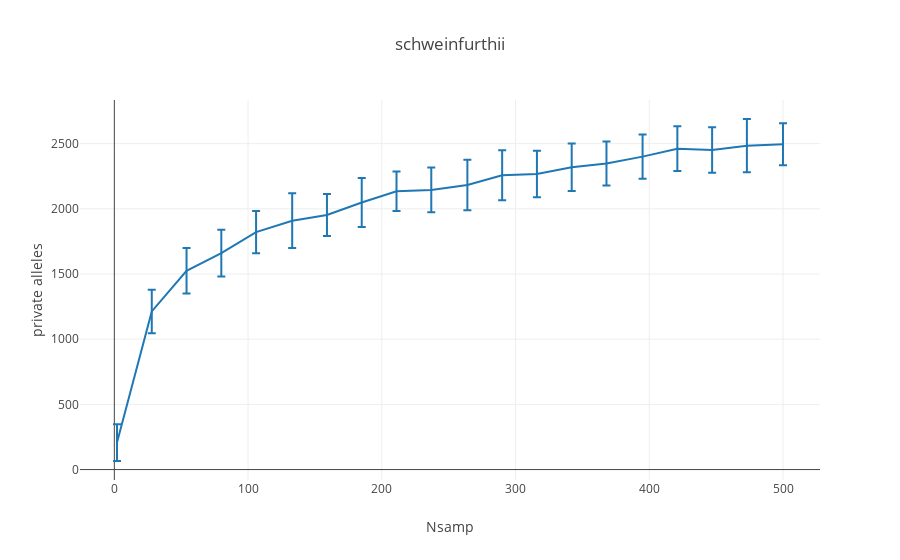

Source (notebook cell):
### Markdown cell above
The number of private alleles sampled is plotted against sample size.

### Code cell
stats_dict= {
    z: {
        'mean': np.mean(g),
        'std': np.std(g)
    } for z,g in Nstudy_dict.items()
}
samp_order= sorted(Nstudy_dict.keys())

fig= [go.Scatter(
    x= samp_order,
    y= [stats_dict[x]['mean'] for x in samp_order],
    error_y= dict(
        array= [stats_dict[x]['std'] for x in samp_order],
        type= 'data',
        #symmetric= True,
        visible=True
    )
)]

layout= go.Layout(
    title= pop_select,
    xaxis= dict(
        title= 'Nsamp'
    ),
    yaxis= dict(
        title= 'private alleles'
    )
)

Figure= go.Figure(data=fig, layout= layout)
iplot(Figure)

### Figure 1 — Plotly figure (JSON) as saved in the notebook; plotly's stock layout.template omitted (floating-point values rounded to 4 significant figures)
{"data": [{"error_y": {"array": [141.2, 166.7, 175.4, 180.0, 162.0, 210.0, 161.5, 187.8, 151.4, 171.7, 194.4, 191.0, 177.8, 181.9, 168.4, 169.1, 171.3, 174.5, 204.3, 161.3], "type": "data", "visible": true}, "type": "scatter", "uid": "335623ce-e908-4950-b0f4-121a0899c719", "x": [2, 28, 54, 80, 106, 133, 159, 185, 211, 237, 264, 290, 316, 342, 368, 395, 421, 447, 473, 500], "y": [206.9, 1213.0, 1525.0, 1660.0, 1821.0, 1909.0, 1953.0, 2049.0, 2135.0, 2145.0, 2183.0, 2258.0, 2267.0, 2318.0, 2347.0, 2400.0, 2461.0, 2451.0, 2485.0, 2496.0]}], "layout": {"title": {"text": "schweinfurthii"}, "xaxis": {"title": {"text": "Nsamp"}}, "yaxis": {"title": {"text": "private alleles"}}}}
